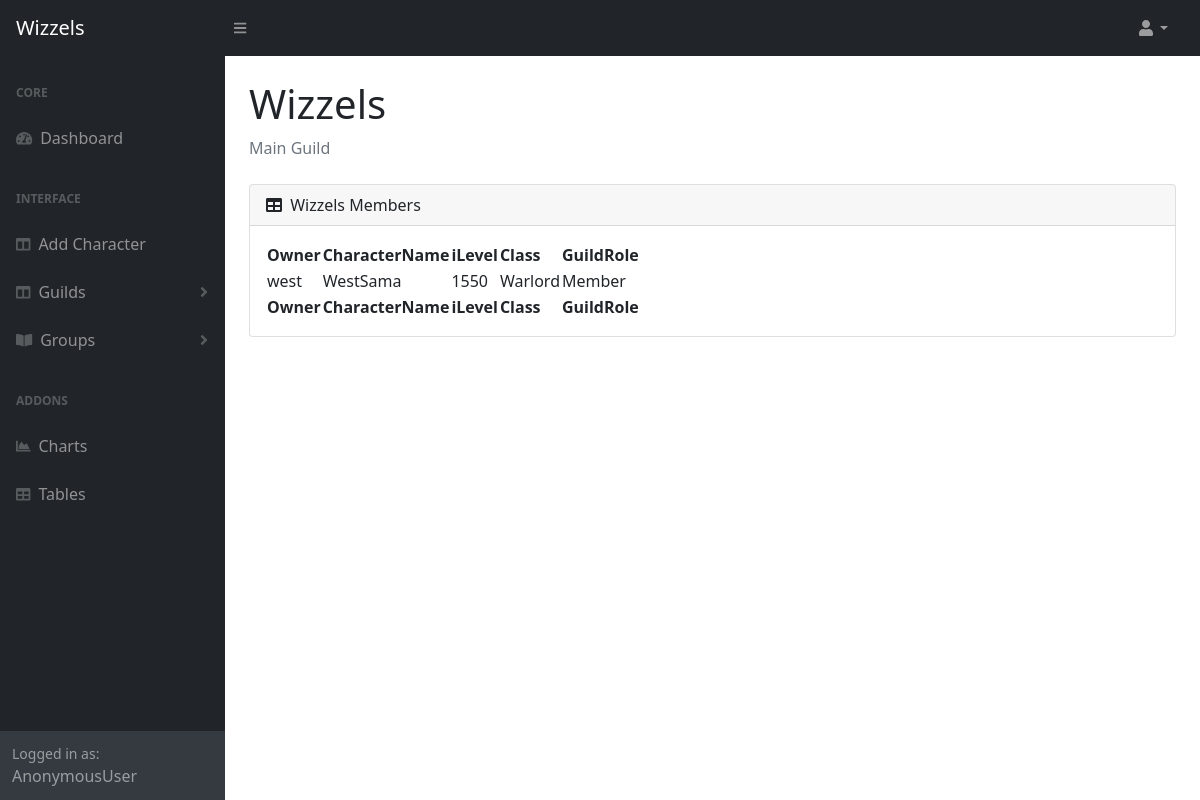
Page /wizzels/ on the earlier database version.
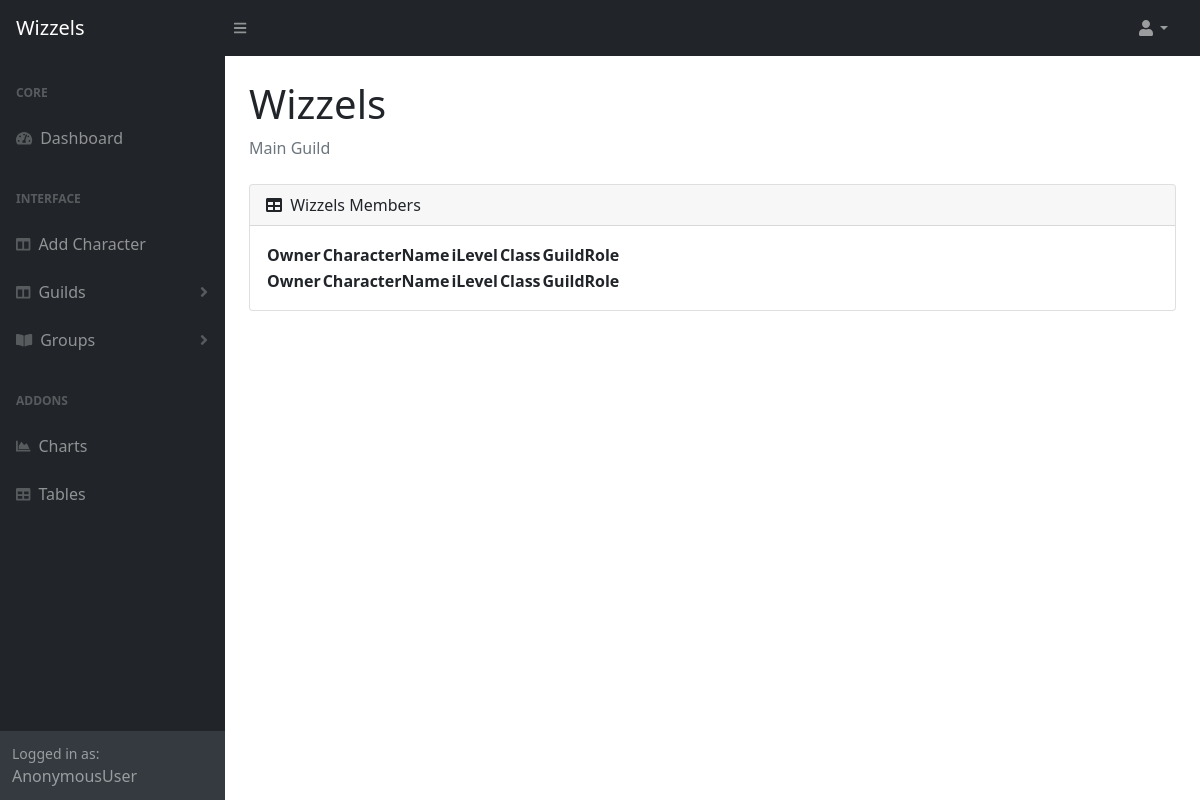
Same page on the later database version.
### guildboard/models.py (models this page shows, shortened)
class Character(models.Model):
    user = models.ForeignKey(User, on_delete=models.CASCADE, null=True)
    name = models.CharField(max_length=64)
    iLevel = models.IntegerField(null=False)
    guildRole = models.CharField(max_length=64, default="Member")
    classe = models.CharField(max_length=64, default="")
    guild = models.ForeignKey(Guild, on_delete=models.CASCADE, blank=True, null=True)

### guildboard/views.py (the view)
# urls.py: path("wizzels/", views.wizzelsPage, name="wizzels"),
def wizzelsPage(request):
    chars = Character.objects.all()
    context = {"chars":chars}
    return render(request, "guildboard/wizzels.html", context)

### guildboard/templates/guildboard/wizzels.html (shortened to what this page needs)
{% extends "guildboard/layout.html" %}
{% block pageTitle %}Wizzels{% endblock %}
{% block pageInfo %}Main Guild{% endblock %}
{% block body %}
{% load static %}
<div class="card mb-4">
    <div class="card-header">
        <i class="fas fa-table me-1"></i>
        Wizzels Members
    </div>
    <div class="card-body">
        <table id="datatablesSimple">
            <thead>
                <tr>
                    <th>Owner</th>
                    <th>CharacterName</th>
                    <th>iLevel</th>
                    <th>Class</th>
                    <th>GuildRole</th>
                </tr>
            </thead>
            <tfoot>
                <tr>
                    <th>Owner</th>
                    <th>CharacterName</th>
                    <th>iLevel</th>
                    <th>Class</th>
                    <th>GuildRole</th>
                </tr>
            </tfoot>
            <tbody>
            {% for char in chars %}
            {% if char.guild != Wizzels %}
                <tr>
                    <td>{{ char.user }}</td>
                    <td>{{ char.name }}</td>
                    <td>{{ char.iLevel }}</td>
                    <td>{{ char.classe }}</td>
                    <td>{{ char.guildRole }}</td>
                </tr>
            {% endif %}
            {% endfor %}
        </tbody>
        </table>
    </div>
</div>
{% endblock %}

Differences in the rows shown:
removed Character: user "west", name "WestSama", iLevel "1550", classe "Warlord", guildRole "Member"
